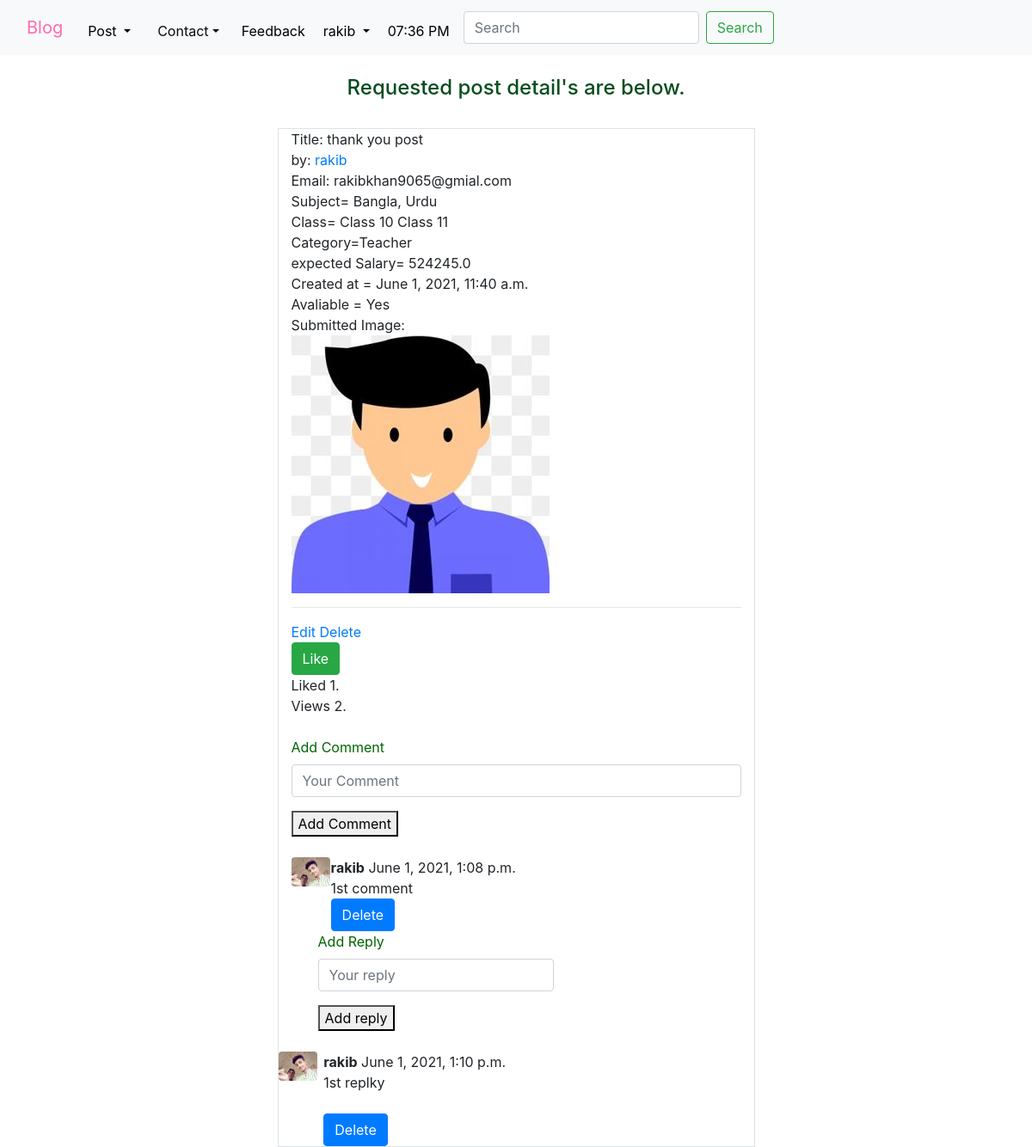
Page /postdetail/52/ (signed in) on the committed database.
### blog/models.py (models this page shows, shortened)
class Post(models.Model):
    CAT = (
        ("Teacher", "Teacher"),
        ("Student", "Student"),
        ("Gurdian", "Gurdian"),
        ("Instituate", "Instituate"),
    )
    SUBJECT = (
        ("Bangla", "Bangla"),
        ("English", "English"),
        ("Hindi", "Hindi"),
        ("Urdu", "Urdu"),
        ("Arabic", "Arabic"),
    )
    user = models.ForeignKey(User, on_delete=models.CASCADE, null=True, blank=True)
    id = models.AutoField(primary_key=True)
    title = models.CharField(max_length=50)
    email = models.EmailField()
    salary = models.FloatField()
    avaliable = models.BooleanField()
    category = models.CharField(max_length=200, choices=CAT)
    image = models.ImageField(upload_to="blog/images", default="avater.jpg")
    date_time = models.DateTimeField(default=now)
    subject = MultiSelectField(
        default="Bangla", choices=SUBJECT, max_length=500, max_choices=4
    )
    class_in = models.ManyToManyField(Class_in, related_name="class_set")
    district = models.CharField(max_length=20, null=True, blank=True)
    likes = models.ManyToManyField(User, related_name="post_likes")
    views = models.ManyToManyField(User, related_name="post_views")
    def total_likes(self):
        return self.likes.count()
    def total_views(self):
        return self.views.count()

class Class_in(models.Model):
    name = models.CharField(max_length=200)

class Comment(models.Model):
    user = models.ForeignKey(User, on_delete=models.CASCADE)
    post = models.ForeignKey(Post, on_delete=models.CASCADE)
    text = models.TextField()
    parent = models.ForeignKey("self", on_delete=models.CASCADE, null=True)
    created_at = models.DateTimeField(default=now)

### userprofile/models.py (models this page shows, shortened)
class UserProfile(models.Model):
    BLOOD_GROUP = (
        ("A+", "A+"),
        ("A-", "A-"),
        ("AB+", "AB+"),
        ("AB-", "AB-"),
        ("B+", "B+"),
        ("B-", "B-"),
        ("O+", "O+"),
        ("O-", "O-"),
    )
    GENDER = (
        ("Male", "Male"),
        ("Female", "Female"),
        ("Others", "Others"),
    )
    PROFESSION = (
        ("Serviceman", "Serviceman"),
        ("Businessman", "Businessman"),
        ("Worker", "Worker"),
        ("Others", "Others"),
    )
    user = models.OneToOneField(User, on_delete=models.CASCADE)
    phone = models.CharField(max_length=15)
    email = models.EmailField()
    gender = models.CharField(max_length=6, choices=GENDER)
    address = models.CharField(max_length=40)
    date_of_birth = models.DateField()
    religion = models.CharField(max_length=10)
    nationality = models.CharField(max_length=15)
    blood_group = models.CharField(max_length=10, choices=BLOOD_GROUP)
    biodata = models.TextField()
    profession = models.CharField(max_length=15, choices=PROFESSION)
    image = models.ImageField(upload_to="userprofile/images", default="avater.jpg")

### blog/views.py (the view)
# urls.py: path("postdetail/<int:pk>/", views.PostDetailView.as_view(), name="postdetail"),
class PostDetailView(DetailView):
    model = Post
    template_name = "blog/postdetail.html"
    def get_context_data(self, *args, **kwargs):
        self.object.views.add(self.request.user)
        liked = False
        if self.object.likes.filter(id=self.request.user.id).exists():
            liked = True
        context = super().get_context_data(*args, **kwargs)
        post = context.get("object")
        comments = Comment.objects.filter(post=post.id, parent=None)
        replies = Comment.objects.filter(post=post.id).exclude(parent=None)
        DictofReply = {}
        for reply in replies:
            if reply.parent.id not in DictofReply.keys():
                DictofReply[reply.parent.id] = [reply]
            else:
                DictofReply[reply.parent.id].append(reply)
        context["liked"] = liked
        context["comments"] = comments
        context["DictofReply"] = DictofReply
        return context

### blog/templatetags/tag.py (called while the page is built)
@register.filter(name="get_reply")
def get_reply(dict, key):
  return dict.get(key)

### templates/blog/postdetail.html (shortened to what this page needs)
<!DOCTYPE html>
{% extends "base.html" %}
{% load crispy_forms_tags %}
{% load tag %}
{% block body %}
<br>
<h4 style="text-align: center; color:rgb(7, 77, 30)">Requested post detail's are below.</h4><br>
<div class="col-md-6 offset-md-3 border">
  Title: {{object.title}} <br>
  by: <a title="See {{user.username}} profile" href="/userprofile/userprofile/">{{object.user.username}}</a> <br>
  Email: {{object.email}} <br>
  Subject= {{object.subject}} <br>
  Class= {% for c in object.class_in.all %}
  {{c.name}}
  {% endfor %} <br>
  Category={{object.category}} <br>
  expected Salary= {{object.salary}} <br>
  Created at = {{object.date_time}} <br>
  Avaliable = {% if object.avaliable %} Yes {%else%} No {%endif%} <br>
  Submitted Image: <br> <img src="/media/{{post.image}}" alt="">
  <hr>
  {% if request.user == object.user %}
  <a href="/postedit/{{object.id}}">Edit</a>
  <a href="/postdelete/{{object.id}}">Delete</a>
  {% endif %}
  <div>
    <form action="/likepost/{{object.id}}/" method="post">
      {% if liked %}
      <button class="btn btn-success" type="submit">Unlike</button>
      {%else%}
      <button class="btn btn-success" type="submit">Like</button>
      {% endif %}
    </form>
  </div>
  <div>
    Liked {{object.total_likes}}. <br>
    Views {{object.total_views}}.
  </div>
  <div>
    <form action="/addcomment/" method="post">
      <div class="form-group"> <br>
        <label style="color: darkgreen;">Add Comment</label>
        <input type="text" class="form-control" name="comment" placeholder="Your Comment">
      </div>
      <button type="submit">Add Comment</button><br>
    </form><br>
  </div>
  <div>
    {% for comment in comments %}
    <div class="row">
      <div class="col-md-1">
        <img src="{{comment.user.userprofile.image.url}}" class="rounded rounded-img-thumbnail" style="width: 45px;"
          alt="">
      </div>
      <div class="col-md-10">
        <b>{{comment.user.username}}</b>
        <span class="bedge bedge-secondary">{{comment.created_at}}</span>
        <div class="">{{comment.text}}</div>
        {% if request.user == object.user or request.user == comment.user %}
        <button type="button" class="btn btn-primary" data-toggle="modal" data-target="#exampleModal">
          Delete
        </button>
        {% endif %}
        <div class="row">
          <form action="/addcomment/" method="post">
            <div class="form-group">
              <label style="color: darkgreen;">Add Reply</label>
              <input type="text" class="form-control" name="comment" placeholder="Your reply">
            </div>
            <button type="submit">Add reply</button><br>
          </form><br>
        </div> <br>
      </div>
      {% for reply in DictofReply|get_reply:comment.id %}
      <div class="row">
        <div class="col-md-2">
          <img src="{{reply.user.userprofile.image.url}}" class="rounded rounded-img-thumbnail" style="width: 45px;"
            alt="">
        </div>
        <div class="col-md-10">
          <b>{{reply.user.username}}</b>
          <span class="bedge bedge-secondary">{{reply.created_at}}</span>
          <div class="">{{reply.text}}</div> <br>
          {% if request.user == object.user or request.user == reply.user %}
          <button type="button" class="btn btn-primary" data-toggle="modal" data-target="#exampleModal{{reply.id}}">
            Delete
          </button>
          {% endif %}
        </div>
      </div>
      {%endfor%}
    </div>
    {%endfor%}
  </div>
</div>
{% endblock body %}

### templates/base.html (shortened to what this page needs)
<!doctype html>
<html lang="en">
<head>
  <link rel="stylesheet" href="https://maxcdn.bootstrapcdn.com/bootstrap/4.0.0/css/bootstrap.min.css"
>
  {% load static %}
  {% load notifications_tags %}
</head>
<body>
  <nav class="navbar navbar-expand-lg light-info bg-light">
    <div class="container-fluid">
      <a class="navbar-brand" style="color: hotpink;" href="{%url 'postlist'%}">Blog</a>
      <div class="collapse navbar-collapse" id="navbarSupportedContent">
        <ul class="navbar-nav me-auto mb-2 mb-lg-0">
          <div class="collapse navbar-collapse" id="navbarSupportedContent1">
            <div class="dropdown">
              <a style="color: black;" class="btn dropdown-toggle" title="Click to expand to contents of Post." data-toggle="dropdown">
                Post
              </a>
            </div>
            <div class="dropdown">
              <a class="dropbtn btn dropdown-toggle" style="text-decoration: none;" href="#">Contact</a>
            </div>
              {% notifications_unread as unread_count %}
            <li class="nav-item">
              <a class="nav-link" style="margin-top: 8px;" href="{%url 'feedback'%}">Feedback</a>
            </li>
            {% if user.is_authenticated %}
            <div class="dropdown">
              <a style="color: black;" class="btn dropdown-toggle" data-toggle="dropdown">
                {{user.username}}
              </a>
            </div>
            {% endif %}
            <li class="nav-item">
              <a class="nav-link" style="margin-top: 8px;" title="Go to Calender." href="#">{% now "h:i A" %}</a>
            </li>
            <li class="nav-item">
            <form class="d-flex" action="/search/" method="post">
              <input class="form-control ml-2" type="search" placeholder="Search" aria-label="Search" name="search">
              <button class="btn btn-outline-success ml-2" type="submit">Search</button>
            </form>
            </li>
          </div>
        </ul>
      </div>
    </div>
  </nav>
  <div class="container">
    {% block body %}
    {% endblock body %}
    </div>
</body>
</html>

### templates/base.html (style rules this page uses)
.dropbtn { color: rgb(12, 10, 10); text-decoration: none; margin-left: 5px; margin-right: 5px; }
.dropdown { position: relative; display: inline-block; margin-top: 8px; }
nav div a { color: black; }

### rows in the picture
Post: title "thank you post", user.username "rakib", email "rakibkhan9065@gmial.com", subject "Bangla, Urdu", category "Teacher", salary "524245.0", date_time "June 1, 2021, 11:40 a.m.", image (picture), total_likes "1", total_views "2"
Class_in: name "Class 10"
Class_in: name "Class 11"
Comment: user.userprofile.image (picture), user.username "rakib", created_at "June 1, 2021, 1:08 p.m.", text "1st comment"
Comment: user.userprofile.image (picture), user.username "rakib", created_at "June 1, 2021, 1:10 p.m.", text "1st replky"

### other values in the picture
{{ user.username }} "rakib"
